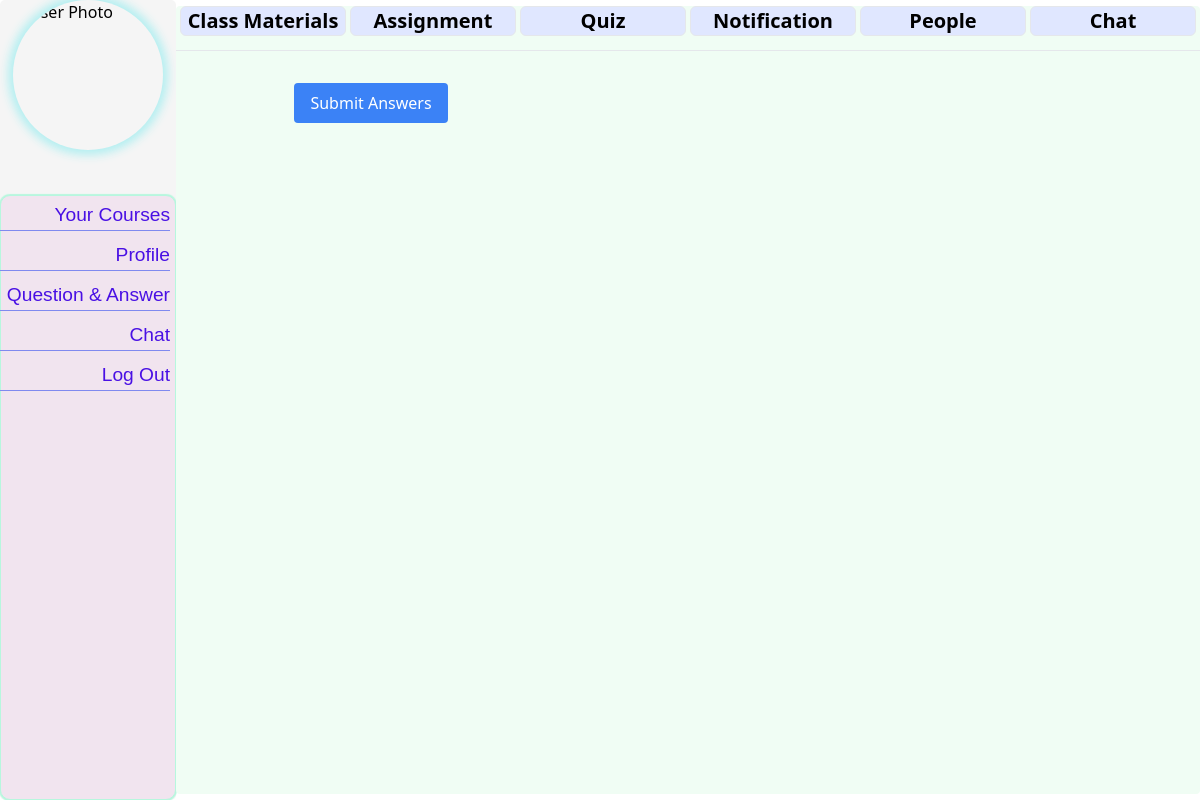
The page /course/1/take_quiz/ on the database as committed earlier.
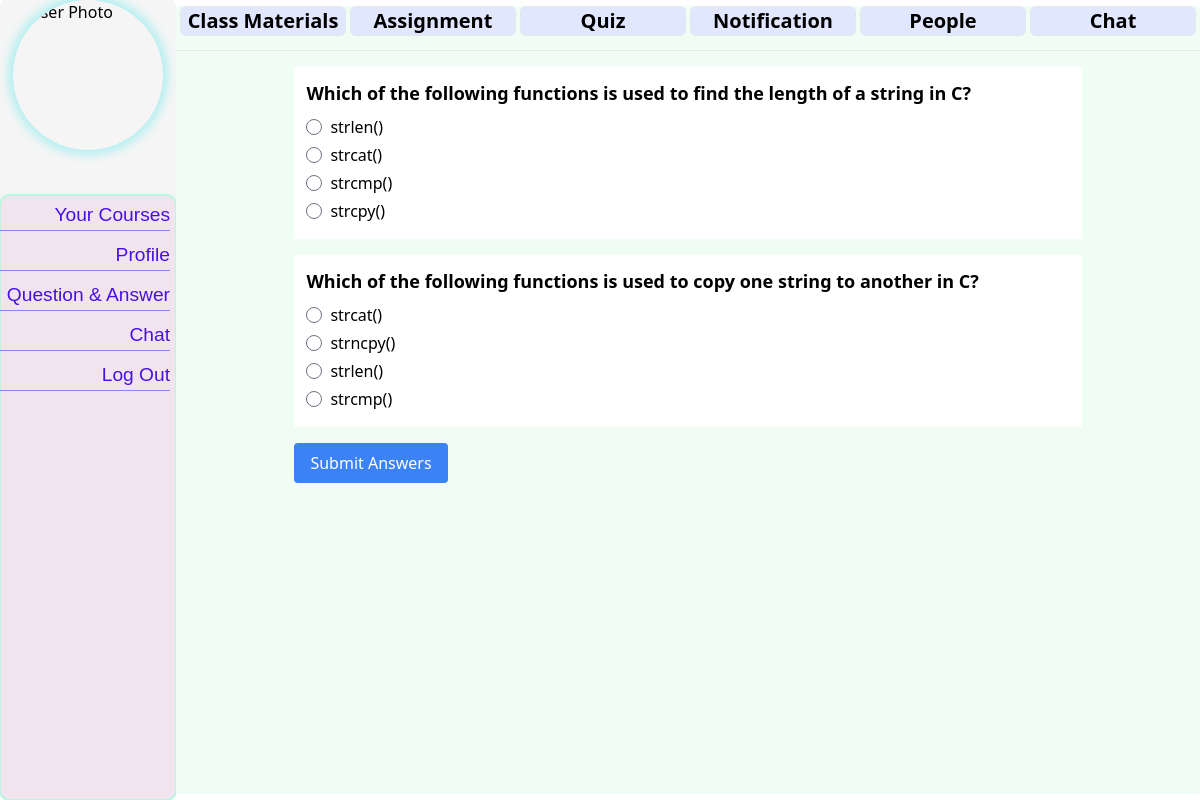
The same page on the database as committed later.
### courses/models.py (models this page shows, shortened)
class QuizAnswer(models.Model):
    quiz = models.ForeignKey(CourseQuiz, on_delete=models.CASCADE, related_name='answers')
    question_text = models.CharField(max_length=500)  # Added question text
    option_1 = models.CharField(max_length=200)
    option_2 = models.CharField(max_length=200)
    option_3 = models.CharField(max_length=200)
    option_4 = models.CharField(max_length=200)
    correct_answer = models.IntegerField()  # Store the index of the correct option (1-4)
    question_mark=models.PositiveIntegerField(default=1)

### courses/views.py (the view)
# urls.py: path('take_quiz/',views.take_quiz,name="take_quiz"),
def take_quiz(request,pk):
    quiz=get_object_or_404(CourseQuiz,pk=pk)
    course=quiz.course
    quiz_question=QuizAnswer.objects.filter(quiz=quiz)
    context={
        'quiz':quiz,
        'course':course,
        'question':quiz_question
    }
    return render(request,'course/take_quiz.html',context=context)

### student/context_processors.py (called while the page is built)
def profile_context(request):
    if request.user.is_authenticated:
        try:
            student_profile = Student.objects.get(user=request.user)
            return {'profile': student_profile}
        except Student.DoesNotExist:
            return {}
    return {}

### templates/course/take_quiz.html (shortened to what this page needs)
{% extends 'course/courseDetails.html' %}
{% load static %}
{% block course_content %}
<div class="container w-4/5 mx-auto p-4 ">
  <form method="POST" action="#">
    {% for q in question %}
    <div class="mb-4 bg-white p-3">
      <div class="font-semibold text-lg mb-2">{{ q.question_text }}</div>
      <div class="flex flex-col">
        <label class="flex items-center mb-1">
          <input type="radio" name="question_{{ forloop.counter }}" value="1" class="form-radio text-blue-600" required>
          <span class="ml-2">{{ q.option_1 }}</span>
        </label>
        <label class="flex items-center mb-1">
          <input type="radio" name="question_{{ forloop.counter }}" value="2" class="form-radio text-blue-600">
          <span class="ml-2">{{ q.option_2 }}</span>
        </label>
        <label class="flex items-center mb-1">
          <input type="radio" name="question_{{ forloop.counter }}" value="3" class="form-radio text-blue-600">
          <span class="ml-2">{{ q.option_3 }}</span>
        </label>
        <label class="flex items-center mb-1">
          <input type="radio" name="question_{{ forloop.counter }}" value="4" class="form-radio text-blue-600">
          <span class="ml-2">{{ q.option_4 }}</span>
        </label>
      </div>
    </div>
    {% endfor %}
    <div class="mt-4">
      <button type="submit" class="bg-blue-500 text-white py-2 px-4 rounded hover:bg-blue-700">Submit Answers</button>
    </div>
  </form>
</div>
{% endblock %}

Rows that differ between the two databases and show on the page:
added QuizAnswer: question_text "Which of the following functions is used to find the length of a string in C?", option_1 "strlen()", option_2 "strcat()", option_3 "strcmp()", option_4 "strcpy()"
added QuizAnswer: question_text "Which of the following functions is used to copy one string to another in C?", option_1 "strcat()", option_2 "strncpy()", option_3 "strlen()", option_4 "strcmp()"
